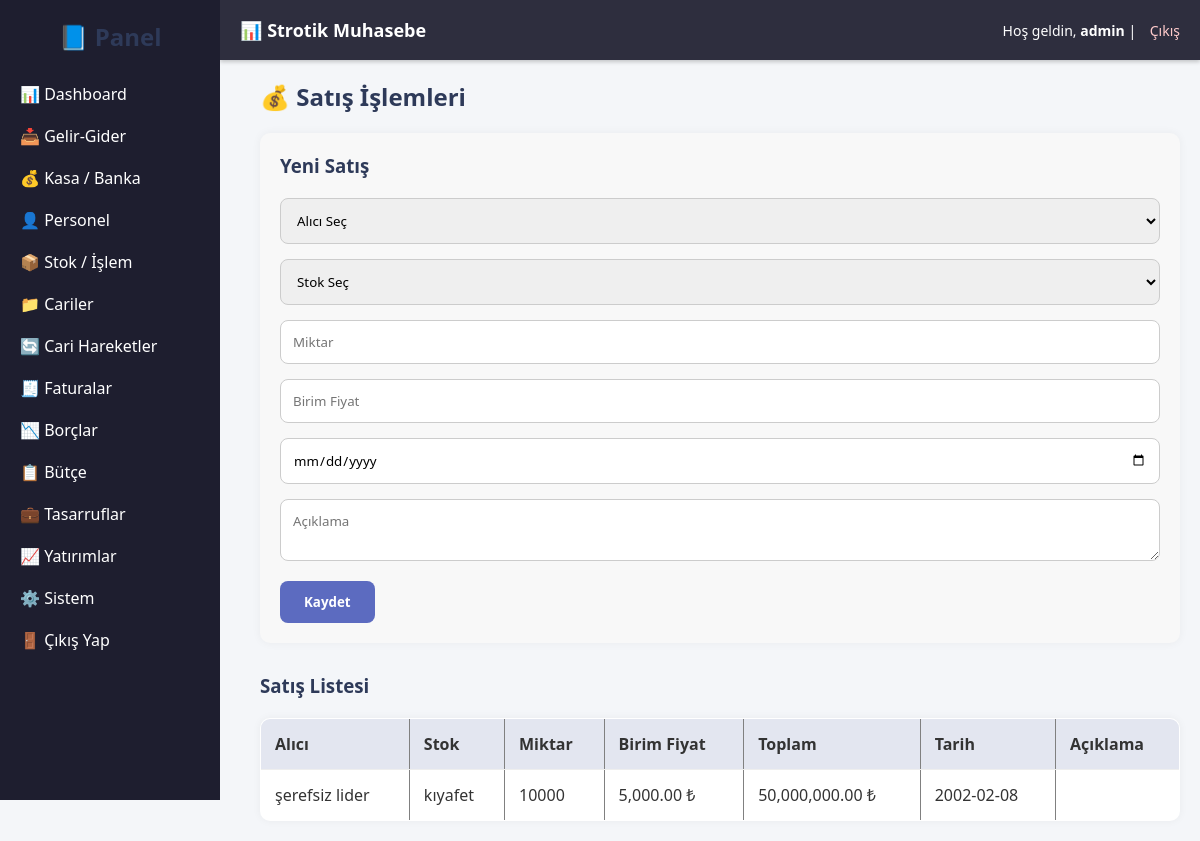
Page /pages/satislar.php (signed in) on the committed database.
### tables this page shows
CREATE TABLE `satislar` (
  `id` int(11) NOT NULL,
  `cari_id` int(11) DEFAULT NULL,
  `stok_id` int(11) DEFAULT NULL,
  `miktar` float DEFAULT NULL,
  `birim_fiyat` float DEFAULT NULL,
  `toplam_tutar` float DEFAULT NULL,
  `islem_tarihi` date DEFAULT NULL,
  `aciklama` text DEFAULT NULL
);

CREATE TABLE `cariler` (
  `id` int(11) NOT NULL,
  `unvan` varchar(255) DEFAULT NULL,
  `cari_tipi` varchar(20) DEFAULT NULL,
  `telefon` varchar(50) DEFAULT NULL,
  `email` varchar(100) DEFAULT NULL,
  `adres` text DEFAULT NULL,
  `vergi_no` varchar(50) DEFAULT NULL,
  `vergi_dairesi` varchar(100) DEFAULT NULL,
  `tip` varchar(20) DEFAULT 'Alıcı'
);

CREATE TABLE `stoklar` (
  `id` int(11) NOT NULL,
  `stok_adi` varchar(100) DEFAULT NULL,
  `stok_tipi` varchar(50) DEFAULT NULL,
  `birim` varchar(50) DEFAULT NULL,
  `alis_fiyat` float DEFAULT NULL,
  `satis_fiyat` float DEFAULT NULL,
  `miktar` float DEFAULT NULL,
  `kategori` varchar(100) DEFAULT NULL,
  `aciklama` text DEFAULT NULL
);

### pages/satislar.php (the view, shortened to what this page needs)
<?php
include '../includes/db.php';
include '../includes/header.php';
include '../includes/sidebar.php';
$liste = $baglanti->query("
    SELECT s.*, c.unvan, st.stok_adi
    FROM satislar s
    JOIN cariler c ON s.cari_id = c.id
    JOIN stoklar st ON s.stok_id = st.id
    ORDER BY s.islem_tarihi DESC
")->fetchAll(PDO::FETCH_ASSOC);
?>
<div style="margin-left: 240px; padding: 20px;">
    <h2>💰 Satış İşlemleri</h2>
    <form method="POST" style="background: #f8f8f8; padding: 20px; border-radius: 10px; margin-bottom: 30px;">
        <h3>Yeni Satış</h3>
        <select name="cari_id" required>
            <option value="">Alıcı Seç</option>
        </select>
        <select name="stok_id" required>
            <option value="">Stok Seç</option>
        </select>
        <input type="number" step="0.01" name="miktar" placeholder="Miktar" required>
        <input type="number" step="0.01" name="birim_fiyat" placeholder="Birim Fiyat" required>
        <input type="date" name="islem_tarihi" required>
        <textarea name="aciklama" placeholder="Açıklama"></textarea>
        <button type="submit" name="ekle">Kaydet</button>
    </form>
    <h3>Satış Listesi</h3>
    <table border="1" cellpadding="8" cellspacing="0" style="width:100%; background:#fff;">
        <tr>
            <th>Alıcı</th>
            <th>Stok</th>
            <th>Miktar</th>
            <th>Birim Fiyat</th>
            <th>Toplam</th>
            <th>Tarih</th>
            <th>Açıklama</th>
        </tr>
        <?php foreach ($liste as $s): ?>
            <tr>
                <td><?= $s['unvan'] ?></td>
                <td><?= $s['stok_adi'] ?></td>
                <td><?= $s['miktar'] ?></td>
                <td><?= number_format($s['birim_fiyat'], 2) ?> ₺</td>
                <td><?= number_format($s['toplam_tutar'], 2) ?> ₺</td>
                <td><?= $s['islem_tarihi'] ?></td>
                <td><?= $s['aciklama'] ?></td>
            </tr>
        <?php endforeach; ?>
    </table>
</div>

### assets/style.css (style rules this page uses)
* { margin: 0; padding: 0; box-sizing: border-box; font-family: 'Segoe UI', sans-serif; }
body { background: #f4f6f9; color: #333; }
h2, h3 { margin-bottom: 20px; color: #2e3a59; }
form { background: #fff; padding: 25px; border-radius: 12px; box-shadow: 0 0 10px rgba(0,0,0,0.05); margin-bottom: 40px; }
form input, form select, form textarea { width: 100%; padding: 12px; margin-bottom: 15px; border: 1px solid #ccc; border-radius: 8px; transition: 0.2s; }
form button { background: #5c6bc0; color: white; border: none; padding: 12px 24px; border-radius: 8px; cursor: pointer; font-weight: bold; transition: 0.2s; }
table { width: 100%; border-collapse: collapse; background: white; border-radius: 10px; overflow: hidden; box-shadow: 0 0 8px rgba(0,0,0,0.05); }
table th, table td { padding: 14px; text-align: left; border-bottom: 1px solid #eee; }
table th { background: #e3e6f0; font-weight: 600; }

### includes/header.php (style rules this page uses)
body { padding-top: 60px; }

### rows in the picture
satislar: cariler.unvan "şerefsiz lider", stoklar.stok_adi "kıyafet", miktar "10000", birim_fiyat "5,000.00", toplam_tutar "50,000,000.00", islem_tarihi "2002-02-08"

### other values in the picture
$_SESSION['kullanici_adi'] "admin"
